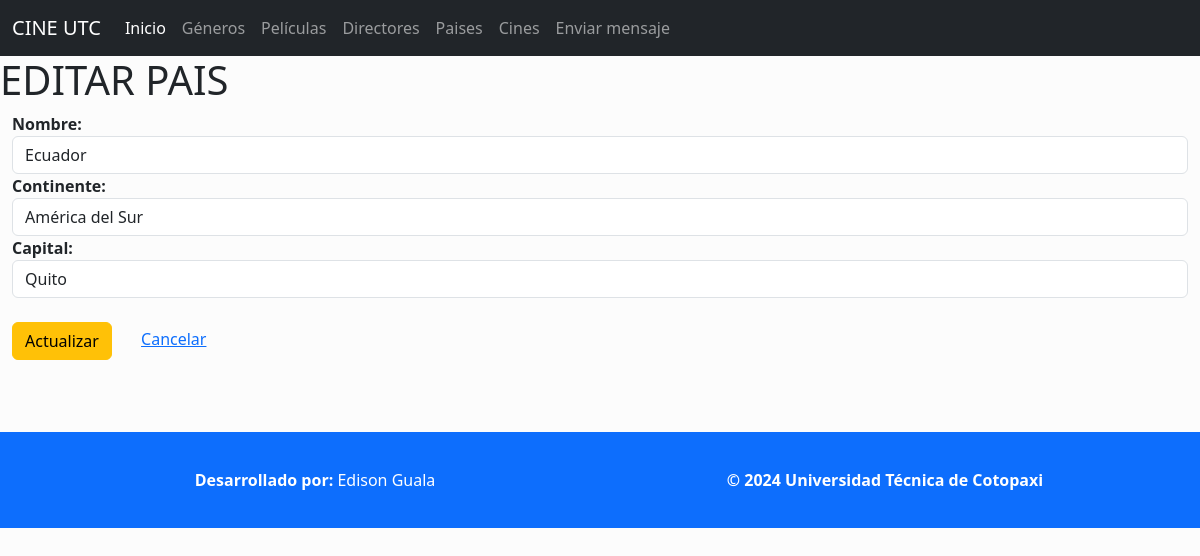
Page /editarPais/1 on the committed database.
### Aplicaciones/Cartelera/models.py (models this page shows, shortened)
class Pais(models.Model):
    id=models.AutoField(primary_key=True)
    nombre=models.CharField(max_length=150)
    continente=models.CharField(max_length=150)
    capital=models.CharField(max_length=150)

### Aplicaciones/Cartelera/views.py (the view)
# urls.py: path('editarPais/<id>', views.editarPais, name='editarPais'),
def editarPais(request, id):
    paisEditar=Pais.objects.get(id=id)
    return render(request,'editarPais.html' ,{'paisEditar':paisEditar})

### Aplicaciones/Cartelera/templates/editarPais.html (shortened to what this page needs)
{% extends "./plantilla.html" %}
{% block body %}
<h1>EDITAR PAIS</h1>
<div class="container-fluid">
    <div class="row">
        <div class="col-md-12">
            <form action="{% url 'procesarActualizacionPais' %}" method="post">
                <label for=""><b>Nombre:</b></label>
                <input type="text" name="nombre" class="form-control" value="{{paisEditar.nombre}}" id="nombre" placeholder="Ingrese el nombre del pais">
                <label for=""><b>Continente:</b></label>
                <input type="text" name="continente" class="form-control" value="{{paisEditar.continente}}" id="continente" placeholder="Ingrese el continente del pais">
                <label for=""><b>Capital:</b></label>
                <input type="text" name="capital" class="form-control" value="{{paisEditar.capital}}" id="capital" placeholder="Ingrese la capital del pais">
                <br>
                <button  type="submit" class="btn btn-warning">
                    Actualizar</button>
                <a href="{% url 'listadoPaises' %}">Cancelar</a>
            </form>
        </div>
    </div>
</div>
<br>
{% endblock %}

### rows in the picture
Pais: nombre "Ecuador", continente "América del Sur", capital "Quito"
